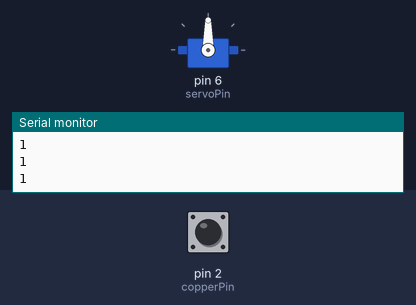
Recording of a sketch running on a simulated Arduino Uno, built with avr-gcc and run on an emulated ATmega328P. On the bench: servo, the last lines printed to the serial monitor. The test bench sets the inputs (shaded band); at power-on: pin 2 (copperPin) HIGH.

Above: at 3.7 s.
3.8 s: pin 2 (copperPin) pulled LOW for 0.15 s
At 4.2 s:
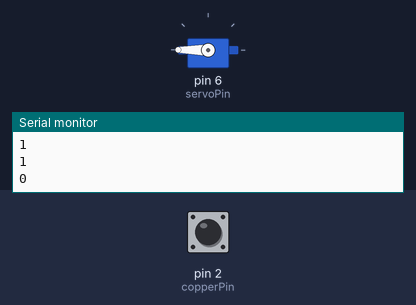
Timing chart, 0 to 6.8 s (numbered marks = the images above; inputs shaded):
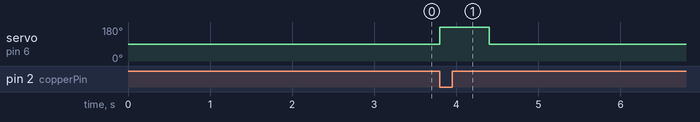

The sketch:

servocode1.ino
```cpp
#include <Servo.h>

Servo myServo;
const int servoPin = 6;
const int copperPin = 2;

bool hasRun = false;

void setup() {
  Serial.begin(9600);
  pinMode(copperPin, INPUT_PULLUP);
  delay(2000);
  myServo.attach(servoPin);
  myServo.write(90);
  delay(500);
  myServo.detach();
}

void loop() {
  int sensorVal = digitalRead(copperPin);
  Serial.println(sensorVal);   // watch this in Serial Monitor

  if (sensorVal == LOW && !hasRun) {
    hasRun = true;
    myServo.attach(servoPin);
    myServo.write(180);
    delay(600);
    myServo.write(90);
    delay(200);
    myServo.detach();
  }

  if (sensorVal == HIGH) {
    hasRun = false;
  }
  delay(100);
}
```

Measured:
- after the input at 3.8 s, servo on pin 6 (servoPin): 90° → 180° at once, → 90° 0.60 s later
